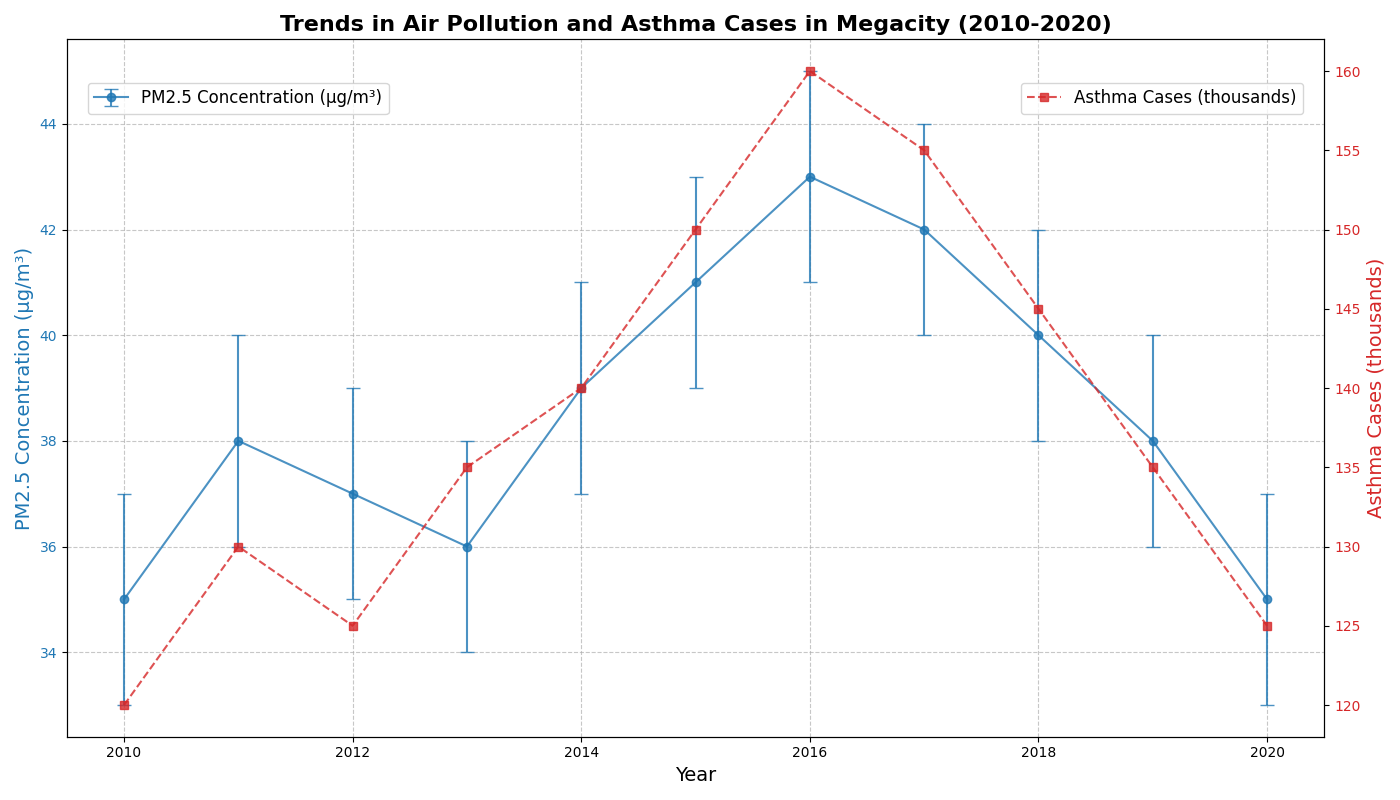

Recreate this plot in Python.
import matplotlib.pyplot as plt
import numpy as np

# Backstory: Monitoring the health impacts of air pollution in Megacity over a decade
# The chart will illustrate the trends in particulate matter (PM2.5) concentration and the number of asthma cases in Megacity from 2010 to 2020.

# Define the years
years = np.arange(2010, 2021)

# Synthetic data for PM2.5 concentration (in µg/m³) in Megacity over the years
pm25_concentration = np.array([35, 38, 37, 36, 39, 41, 43, 42, 40, 38, 35])

# Synthetic data for the number of annual asthma cases (in thousands) in Megacity over the years
asthma_cases = np.array([120, 130, 125, 135, 140, 150, 160, 155, 145, 135, 125])

# Errors representing variability in the yearly reported PM2.5 concentration
errors_pm25 = np.array([2 for _ in range(len(years))])

# Plotting the chart with a twin Y-axis
fig, ax1 = plt.subplots(figsize=(14, 8))

# Plot PM2.5 concentration
ax1.errorbar(years, pm25_concentration, yerr=errors_pm25, label='PM2.5 Concentration (µg/m³)', fmt='-o', capsize=5, color='tab:blue', alpha=0.8)
ax1.set_xlabel('Year', fontsize=14)
ax1.set_ylabel('PM2.5 Concentration (µg/m³)', fontsize=14, color='tab:blue')
ax1.tick_params(axis='y', labelcolor='tab:blue')

# Creating a second y-axis
ax2 = ax1.twinx()
ax2.plot(years, asthma_cases, label='Asthma Cases (thousands)', linestyle='--', marker='s', color='tab:red', alpha=0.8)
ax2.set_ylabel('Asthma Cases (thousands)', fontsize=14, color='tab:red')
ax2.tick_params(axis='y', labelcolor='tab:red')

# Title
plt.title("Trends in Air Pollution and Asthma Cases in Megacity (2010-2020)", fontsize=16, fontweight='bold', wrap=True)

# Adding gridlines for better readability
ax1.grid(True, linestyle='--', alpha=0.7)

# Adding legends
ax1.legend(loc='upper left', bbox_to_anchor=(0.01, 0.95), fontsize=12)
ax2.legend(loc='upper right', bbox_to_anchor=(0.99, 0.95), fontsize=12)

# Automatically adjust layout to prevent overlap
plt.tight_layout()

# Display the plot
plt.show()
